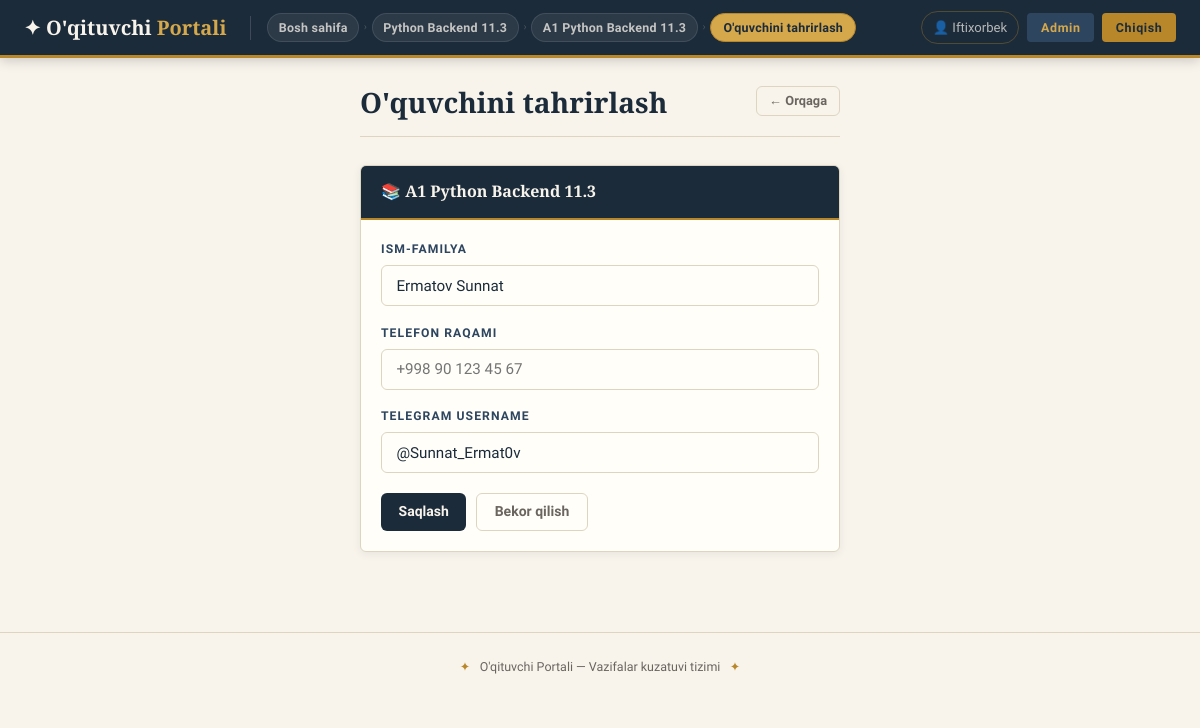
The page /talabalar/15/edit/ (signed in) on the database its author committed.
### apps/guruhlar/models.py (models this page shows, shortened)
class Guruh(models.Model):
    patok = models.ForeignKey(
        Patok, on_delete=models.CASCADE,
        related_name='guruhlar',
        verbose_name="Patok"
    )
    nomi = models.CharField(max_length=150, verbose_name="Guruh nomi")
    jami_vazifalar = models.IntegerField(default=75, verbose_name="Jami vazifalar soni")
    tavsif = models.TextField(blank=True, verbose_name="Tavsif")
    yaratilgan = models.DateTimeField(auto_now_add=True)
    class Meta:
        verbose_name = "Guruh"
        verbose_name_plural = "Guruhlar"
        ordering = ['nomi']

### apps/patoklar/models.py (models this page shows, shortened)
class Patok(models.Model):
    nomi = models.CharField(max_length=150, verbose_name="Patok nomi")
    oqituvchi = models.ForeignKey(
        User, on_delete=models.CASCADE,
        related_name='patoklar',
        verbose_name="O'qituvchi"
    )
    tavsif = models.TextField(blank=True, verbose_name="Tavsif")
    yaratilgan = models.DateTimeField(auto_now_add=True)
    class Meta:
        verbose_name = "Patok"
        verbose_name_plural = "Patoklar"
        ordering = ['-yaratilgan']

### apps/talabalar/models.py (models this page shows, shortened)
class Talaba(models.Model):
    guruh = models.ForeignKey(
        Guruh, on_delete=models.CASCADE,
        related_name='talabalar',
        verbose_name="Guruh"
    )
    ism_familya = models.CharField(max_length=200, verbose_name="Ism-familya")
    telefon     = models.CharField(max_length=20,  blank=True, default='', verbose_name="Telefon raqami")
    telegram    = models.CharField(max_length=100, blank=True, default='', verbose_name="Telegram username")
    yaratilgan  = models.DateTimeField(auto_now_add=True)
    class Meta:
        verbose_name = "Talaba"
        verbose_name_plural = "Talabalar"
        ordering = ['ism_familya']

### apps/talabalar/views.py (the view)
# urls.py: path('<int:pk>/edit/', views.talaba_edit, name='talaba_edit'),
@login_required
def talaba_edit(request, pk):
    talaba = get_object_or_404(Talaba, pk=pk, guruh__patok__oqituvchi=request.user)
    if request.method == 'POST':
        form = TalabaForm(request.POST, instance=talaba)
        if form.is_valid():
            form.save()
            messages.success(request, "O'quvchi ma'lumotlari yangilandi!")
            return redirect('guruh_detail', pk=talaba.guruh.pk)
    else:
        form = TalabaForm(instance=talaba)
    return render(request, 'talabalar/form.html', {
        'form': form, 'guruh': talaba.guruh, 'talaba': talaba, 'title': "O'quvchini tahrirlash"
    })

### apps/talabalar/forms.py
class TalabaForm(forms.ModelForm):
    class Meta:
        model = Talaba
        fields = ['ism_familya', 'telefon', 'telegram']
        widgets = {
            'ism_familya': forms.TextInput(attrs={
                'class': 'form-input',
                'placeholder': "Masalan: Abdullayev Jasur"
            }),
            'telefon': forms.TextInput(attrs={
                'class': 'form-input',
                'placeholder': '+998 90 123 45 67'
            }),
            'telegram': forms.TextInput(attrs={
                'class': 'form-input',
                'placeholder': '@username (ixtiyoriy)'
            }),
        }
        labels = {
            'ism_familya': "Ism-familya",
            'telefon':     "Telefon raqami",
            'telegram':    "Telegram username",
        }

### templates/talabalar/form.html (shortened to what this page needs)
{% extends 'base/base.html' %}
{% block breadcrumb %}
<li><a href="/">Bosh sahifa</a></li>
<li><span class="sep">›</span></li>
<li><a href="/patoklar/{{ guruh.patok.pk }}/">{{ guruh.patok.nomi }}</a></li>
<li><span class="sep">›</span></li>
<li><a href="/guruhlar/{{ guruh.pk }}/">{{ guruh.nomi }}</a></li>
<li><span class="sep">›</span></li>
<li><span class="current">{{ title }}</span></li>
{% endblock %}
{% block content %}
<div style="max-width:480px;margin:0 auto;">
    <div class="ph">
        <div class="ph-title">{{ title }}</div>
        <a href="/guruhlar/{{ guruh.pk }}/" class="btn btn-ghost btn-sm">← Orqaga</a>
    </div>
    <div class="card">
        <div class="card-head">📚 {{ guruh.nomi }}</div>
        <div class="card-body">
            <form method="post">
                {% for f in form %}
                <div class="form-group">
                    <label class="form-label">{{ f.label }}</label>
                    {{ f }}
                </div>
                {% endfor %}
                <div style="display:flex;gap:.6rem;margin-top:1.25rem;">
                    <button type="submit" class="btn btn-primary">Saqlash</button>
                    <a href="/guruhlar/{{ guruh.pk }}/" class="btn btn-ghost">Bekor qilish</a>
                </div>
            </form>
        </div>
    </div>
</div>
{% endblock %}

### templates/base/base.html (shortened to what this page needs)
<!DOCTYPE html>
<html lang="uz">
<head>
</head>
<body>
{% if user.is_authenticated %}
<nav class="topbar">
    <a href="/" class="topbar-brand">✦ O'qituvchi <em>Portali</em></a>
    <ul class="breadcrumb">
        {% block breadcrumb %}{% endblock %}
    </ul>
    <div class="topbar-right">
        <span class="topbar-user">👤 {{ user.get_full_name|default:user.username }}</span>
        {% if user.is_staff %}
        <a href="/admin/" class="btn-topbar" style="background:var(--ink-light);color:var(--gold-light);">Admin</a>
        {% endif %}
        <a href="/logout/" class="btn-topbar">Chiqish</a>
    </div>
</nav>
{% endif %}
<main class="page">
    {% block content %}{% endblock %}
</main>
<footer class="site-footer">
    <span>✦</span> O'qituvchi Portali — Vazifalar kuzatuvi tizimi <span>✦</span>
</footer>
</body>
</html>

### rows shown on the page
Guruh: patok.nomi "Python Backend 11.3", nomi "A1 Python Backend 11.3"
Talaba: form "Ermatov Sunnat" "@Sunnat_Ermat0v"

### other values the page prints
{{ title }} "O'quvchini tahrirlash"
{{ user.get_full_name|default:user.username }} "Iftixorbek"
{{ f.label }} "ISM-FAMILYA" "TELEFON RAQAMI" "TELEGRAM USERNAME"
